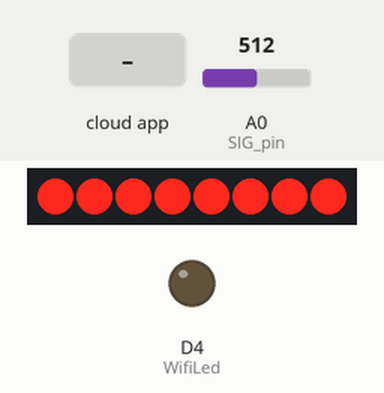
Bench run of a sketch on a simulated ESP8266 (NodeMCU). Parts: 8 shift-register outputs drawn as a row of LEDs (first output left, lit = HIGH), output pins drawn as LEDs (lit = HIGH). Wiring (inferred from the names in the program): shift register (74HC595): data D6; shift clock D8; latch D7. Wiring (inferred from the signals the program sends): row of LEDs: on Q0, Q1, Q2, Q3, Q4, Q5, Q6, Q7. The test bench sets the inputs (shaded band); at power-on: A0 (SIG_pin) = 512. WiFi joins after 1.5 s; servers stay silent unless stated; the Firebase database answers and starts empty; pins used as bus, display or sensor lines are not drawn; what the sketch prints to the serial monitor is not drawn.

Above: at 2.7 s.
2.8 s: the phone or cloud app sets EtimeHour to 1
At 7.0 s:
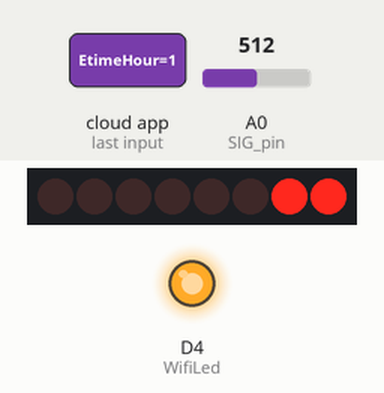
7.1 s: the phone or cloud app sets Light0 to 0
At 11.1 s:
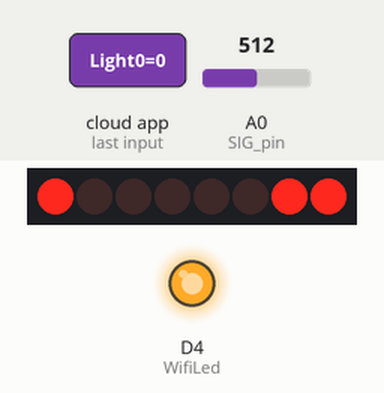
14.2 s: the phone or cloud app sets Light1 to 0
At 18.9 s:
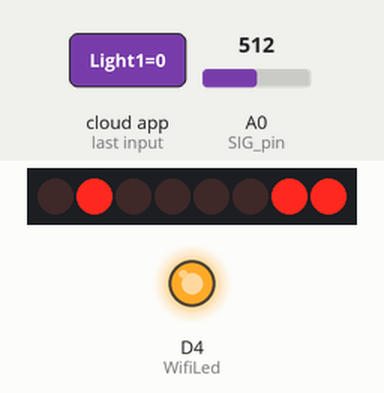
21.3 s: the phone or cloud app sets Light2 to 0
At 26.6 s:
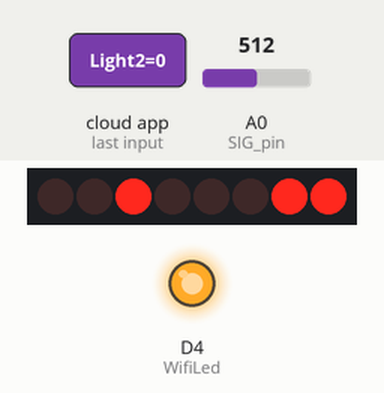
28.4 s: the phone or cloud app sets Light3 to 0
At 34.1 s:
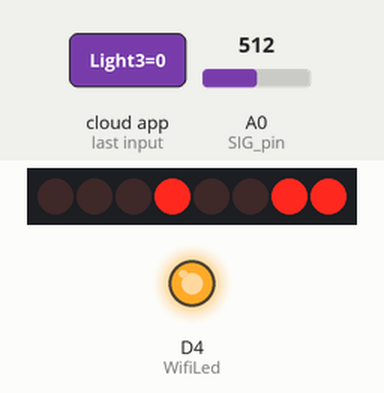
34.4 s: the phone or cloud app sets Light4 to 0
At 37.7 s:
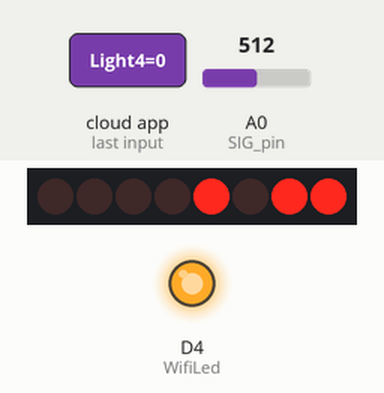
Timing chart, 0 to 41.8 s (numbered marks = the images above; inputs shaded):
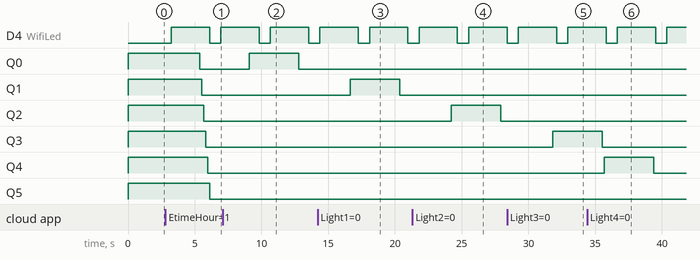

Measured:
- after the input at 2.8 s, Q0: HIGH → LOW after 2.6 s; Q1: HIGH → LOW after 2.7 s; Q2: HIGH → LOW after 2.9 s; Q3: HIGH → LOW after 3.0 s; Q4: HIGH → LOW after 3.2 s
- after the input at 7.1 s, Q0: LOW → HIGH after 2.0 s, → LOW 3.7 s later
- after the input at 14.2 s, Q1: LOW → HIGH after 2.5 s, → LOW 3.7 s later
- after the input at 21.3 s, Q2: LOW → HIGH after 2.9 s, → LOW 3.7 s later
- after the input at 28.4 s, Q3: LOW → HIGH after 3.4 s
- by itself, D4 (WifiLed): alternates HIGH for 2.9 s and LOW for 0.84 s

The sketch:

StreetLight_monitoring_system.ino
```cpp
#include <ESP8266WiFi.h>
#include <Wire.h>
#include <DS1307.h>
#include <FirebaseArduino.h>

#define FIREBASE_HOST "myiot-dd441-default-rtdb.firebaseio.com"
#define FIREBASE_AUTH "fKRkmBvfkxrOX6mgXEySNK0e9NXBUAKhYHuDKH71"
#define WIFI_SSID "OnePlus"
#define WIFI_PASSWORD "1234567890"

#define WifiLed D4

const int latchPin = D7;
const int clockPin = D8;
const int dataPin = D6;

byte ledState = 0;

void updateLEDs() {
  digitalWrite(latchPin, LOW);
  shiftOut(dataPin, clockPin, MSBFIRST, ledState);
  digitalWrite(latchPin, HIGH);
}

void controlLED(int ledNumber, int state) {
  if (state) {
    ledState |= (1 << ledNumber);
  } else {
    ledState &= ~(1 << ledNumber);
  }
  updateLEDs();
}

#define s0 D0
#define s1 D3
#define s2 D4
#define s3 D5
#define SIG_pin A0

int Light1_val, Light2_val;
DS1307 rtc;
uint8_t sec, min, hour, day, month;
uint16_t year;

int firemin, firehour, fireday;

void setup() {
  Serial.begin(9600);
  rtc.begin();
  // rtc.set(0, 47, 12, 23, 8, 2024); //sec, min, hour, day, month, year
  // rtc.stop();
  rtc.start();
  rtc.get(&sec, &min, &hour, &day, &month, &year);

  pinMode(SIG_pin, INPUT);
  pinMode(WifiLed, OUTPUT);

  pinMode(dataPin, OUTPUT);
  pinMode(latchPin, OUTPUT);
  pinMode(clockPin, OUTPUT);

  pinMode(s0, OUTPUT);
  pinMode(s1, OUTPUT);
  pinMode(s2, OUTPUT);
  pinMode(s3, OUTPUT);

  digitalWrite(s0, LOW);
  digitalWrite(s1, LOW);
  digitalWrite(s2, LOW);
  digitalWrite(s3, LOW);

  WiFi.begin(WIFI_SSID, WIFI_PASSWORD);
  Serial.print("Connecting");
  while (WiFi.status() != WL_CONNECTED) {
    Serial.print(".");
    delay(500);}
  Serial.println();
  Serial.print("Connected: ");
  Serial.println(WiFi.localIP());

  Firebase.begin(FIREBASE_HOST, FIREBASE_AUTH);
}

void loop() {
  while (WiFi.status() != WL_CONNECTED) {
    digitalWrite(WifiLed, HIGH);
    delay(500);
    digitalWrite(WifiLed, LOW);
    delay(500);
  }
  controlLED(0, Firebase.getString("Light0").toInt());
  controlLED(1, Firebase.getString("Light1").toInt());
  controlLED(2, Firebase.getString("Light2").toInt());
  controlLED(3, Firebase.getString("Light3").toInt());
  controlLED(4, Firebase.getString("Light4").toInt());
  controlLED(5, Firebase.getString("Light5").toInt());

  for (int i = 0; i < 6; i++) {
    Firebase.setInt("LDR" + String(i),   readMux(i));
    delay(60);
  }

  delay(50);
  rtc.get(&sec, &min, &hour, &day, &month, &year);
  Serial.println(int(hour));
  Serial.println(int(min));
  if (Firebase.getString("StimeHour").toInt() == int(hour) && Firebase.getString("Stimemin").toInt() == int(min)) {
    for (int i = 0; i < 6; i++) {
      Firebase.setString("Light" + String(i), "1");
    }
    Firebase.setString("SDay", "1");
  }
  if (Firebase.getString("EtimeHour").toInt() == int(hour) && Firebase.getString("Etimemin").toInt() == int(min)) {
    for (int i = 0; i < 6; i++) {
      Firebase.setString("Light" + String(i), "0");
    }
    Firebase.setString("EDay", "1");
  }

}

float readMux(int channel) {
  int controlPin[] = {s0, s1, s2, s3};
  int muxChannel[16][4] = {
    {0, 0, 0, 0}, //channel 0
    {1, 0, 0, 0}, //channel 1
    {0, 1, 0, 0}, //channel 2
    {1, 1, 0, 0}, //channel 3
    {0, 0, 1, 0}, //channel 4
    {1, 0, 1, 0}, //channel 5
    {0, 1, 1, 0}, //channel 6
    {1, 1, 1, 0}, //channel 7
    {0, 0, 0, 1}, //channel 8
    {1, 0, 0, 1}, //channel 9
    {0, 1, 0, 1}, //channel 10
    {1, 1, 0, 1}, //channel 11
    {0, 0, 1, 1}, //channel 12
    {1, 0, 1, 1}, //channel 13
    {0, 1, 1, 1}, //channel 14
    {1, 1, 1, 1} //channel 15
  };
  for (int i = 0; i < 4; i ++) {
    digitalWrite(controlPin[i], muxChannel[channel][i]);
  }
  int val = analogRead(SIG_pin);
  return val;
}
```
